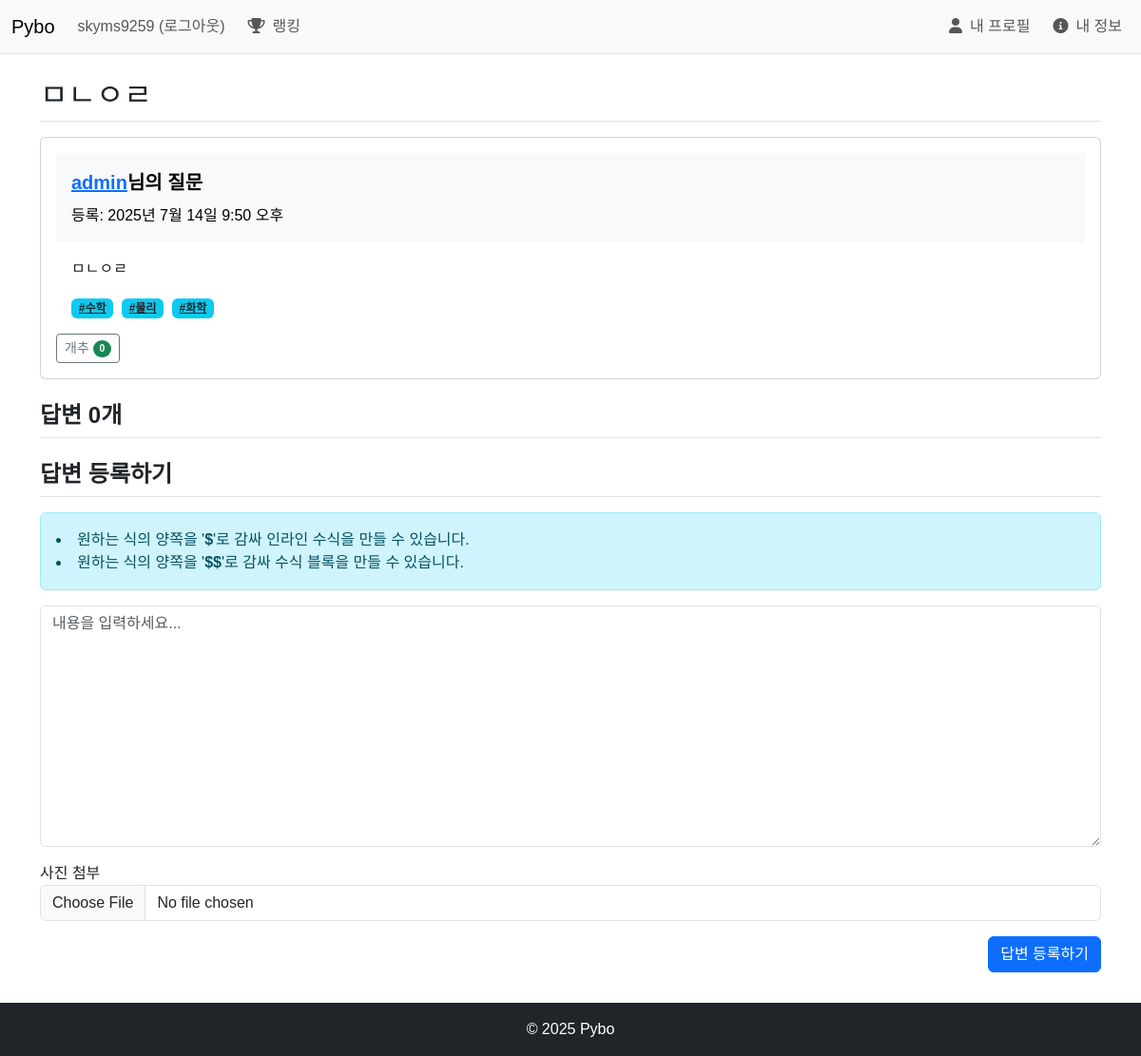
The page /pybo/79/ (signed in) on the database its author committed.
### pybo/models.py (models this page shows, shortened)
class Question(models.Model):
    author = models.ForeignKey(User, on_delete=models.CASCADE, related_name='author_question')
    subject = models.CharField(max_length=200)
    content = models.TextField()
    image = models.ImageField(upload_to="question_images/", null=True, blank=True)
    create_date = models.DateTimeField()
    modify_date = models.DateTimeField(null=True, blank=True)
    voter = models.ManyToManyField(User, related_name='voter_question')
    is_anonymous = models.BooleanField(default=False)
    hashtags = models.ManyToManyField('Hashtag', blank=True, related_name='questions')

class Hashtag(models.Model):
    name = models.CharField(max_length=50, unique=True)
    slug = models.SlugField(max_length=50, unique=True, allow_unicode=True, blank=True)

### pybo/views/index_views.py (the view)
# urls.py: path('<int:question_id>/', index_views.detail, name='detail'),
def detail(request, question_id):
    question = get_object_or_404(Question, pk=question_id)
    has_answered = question.answer_set.filter(author=request.user).exists() if request.user.is_authenticated else True
    accepted = question.answer_set.filter(is_accepted=True).first()
    context = {'question': question, 'has_answered': has_answered, 'accepted': accepted}
    return render(request, 'pybo/question_detail.html', context)

### pybo/templatetags/pybo_filter.py (called while the page is built)
@register.filter
def mark(value):
    extensions = ["nl2br", "fenced_code"]
    return mark_safe(markdown.markdown(value, extensions=extensions))

### templates/pybo/question_detail.html (shortened to what this page needs)
{% extends 'index.html' %}
{% load pybo_filter %}
{% block content %}
<div class="container my-3">
    <h2 class="border-bottom py-2">{{ question.subject }}</h2>
    <div class="card my-3">
        <div class="card-body">
            <div class="bg-light text-black p-3 text-start mb-3 w-100">
                {% if question.is_anonymous %}
                <div class="fw-bold mb-2 fs-5">익명 질문</div>
                {% else %}
                <div class="fw-bold mb-2 fs-5">
                    <a href="{% url 'pybo:user_profile' username=question.author.username %}">
                    {{ question.author.username }}</a>님의 질문
                </div>
                {% endif %}
                <div class="fs-6">등록: {{ question.create_date }}</div>
            </div>
            <div class="card-text mb-3 px-3">
                <div class="card-text">{{ question.content|mark }}</div>
                {% if question.hashtags %}
                    <div class="mt-3">
                    {% for hashtag in question.hashtags.all %}
                    <a href="{% url 'pybo:hashtag_detail' hashtag.slug %}" class="badge bg-info text-dark me-1">
                    #{{ hashtag.name }}
                    </a>
                    {% endfor %}
                    </div>
                {% endif %}
            </div>
            <a href="{% url 'pybo:question_vote' question.id  %}"
                class="recommend btn btn-sm btn-outline-secondary"> 개추
                <span class="badge rounded-pill bg-success">{{question.voter.count}}</span>
            </a>
        </div>
    </div>
    <h4 class="border-bottom my-3 py-2 fw-bold">답변 {{ question.answer_set.count }}개</h4>
    <div {% if has_answered or accepted or request.user == question.author %}style="display: none;"{% endif %}>
        <h4 class="border-bottom my-3 py-2 fw-bold">답변 등록하기</h4>
        {% include 'help.html' %}
        <form action="{% url 'pybo:answer_create' question.id %}" method="post" class="my-3" enctype="multipart/form-data">
            <div class="mb-3">
                <textarea {% if not user.is_authenticated %}disabled{% endif %} name="content" id="markdown-editor" class="form-control" rows="10" placeholder="내용을 입력하세요..."></textarea>
            </div>
            <div class="mb-3">
                <label for="image">사진 첨부</label>
                <input {% if not user.is_authenticated %}disabled{% endif %} type="file" name="image" id="image" class="form-control" accept="image/*">
            </div>
            <div class="text-end">
                <button type="submit" class="btn btn-primary">답변 등록하기</button>
            </div>
        </form>
    </div>
</div>
{% endblock content %}

### templates/navbar.html (shortened to what this page needs)
<nav class="navbar navbar-expand-lg navbar-light bg-light border-bottom">
    <div class="container-fluid">
        <a class="navbar-brand" href="{% url 'pybo:index' %}">Pybo</a>
        <div class="collapse navbar-collapse" id="navbarSupportedContent">
            <ul class="navbar-nav me-auto mb-2 mb-lg-0">
                <li class="nav-item">
                    {% if user.is_authenticated %}
                    <a class="nav-link" href="{% url 'common:logout' %}">{{ user.username }} (로그아웃)</a>
                    {% else %}
                    <a class="nav-link" href="{% url 'common:login' %}">로그인</a>
                    {% endif %}
                </li>
                <li class="">
                    <a class="nav-link" href="{% url 'pybo:user_ranking' %}"><i class="fas fa-trophy mx-2"></i>랭킹</a>
                </li>
            </ul>
            {% if user.is_authenticated %}
            <ul class="navbar-nav ms-auto">
                <li class="nav-item">
                    <a class="nav-link" href="{% url 'pybo:user_profile' username=user.username %}"><i class="fas fa-user mx-2"></i>내 프로필</a>
                </li>
                <li class="nav-item">
                    <a class="nav-link" href="{% url 'pybo:accounts' %}"><i class="fas fa-info-circle mx-2"></i>내 정보</a>
                </li>
            </ul>
            {% endif %}
        </div>
    </div>
</nav>

### static/style.css (style rules this page uses)
body { font-family: 'Noto Sans KR', sans-serif !important; }

### rows shown on the page
Question: subject "ㅁㄴㅇㄹ", author.username "admin", create_date "2025년 7월 14일 9:50 오후", content|mark "ㅁㄴㅇㄹ", voter.count "0", answer_set.count "0"
Hashtag: name "수학"
Hashtag: name "물리"
Hashtag: name "화학"

### other values the page prints
{{ user.username }} "skyms9259"
